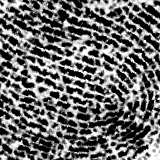
#> input picture f/data/dataset/train_data/00000_36.bmp, 160 x 160 px, given in place of 00000_40.bmp, which was not available
$ python pipline.py   (older library calls are emulated)
#> lines starting #> are read from the running program, lines starting #| are printed output that depends on the picture; after the words box and inside, x2 and y2 are one past the last pixel; in counts of white or black regions, pixels touching at a corner belong together; pictures that were not available may be replaced by others from this repository, and a replacement may not be noted
### f/data/image_procesing.py

import numpy as np
import cv2 as cv
import matplotlib.pyplot as plt
import pandas as pd


def read_image(path):
	x = cv.imread(path,cv.IMREAD_GRAYSCALE)
	return x
def read_image_rgb(path):
#> called with path = './data/dataset/train_data/00000_40.bmp'
	image = cv.imread(path,cv.IMREAD_GRAYSCALE)
#> image is the input picture: shape (160, 160); min 0, max 255, mean 105.3
#| (160, 160)
	#image = cv.resize(image,(96,96),interpolation = cv.INTER_AREA)
	return image

# [12 lines left out: function read_images, not called in this run]
def equalize_historgram(image):
	return cv.equalizeHist(image)
# infor_images = pd.read_csv('data_create_pretrainmodel.csv')
# read_images(infor_images['path'])
def show_image(image, title):
	plt.figure()
	plt.title(title)
	plt.imshow(image)
	plt.show()

'''ig = read_image_rgb('/home/dell/Desktop/f/data/dataset/real_data/00009.bmp')
show_image(ig,'resize')
ig = equalize_historgram(ig)
show_image(ig,'resize')
'''
def rest_point(point):
    b = 0
    x = point[0]
    y = point[1]
    theta = point[2]
    k = math.tan(theta)
    if(theta == pi/2 or theta == 3*pi/2):
      return [x, y + 50]
    elif(theta == 0 or theta == pi):
      return [X+50, y]
    elif(x == 0):
      b = y
    else:
      b = float(y - k*x)
    x1 = x+50
    y1 = round(x1*k+b)
    return [x1, y1]

### f/data/normal_image.py
from math import sqrt
import numpy as np


def normalize_pixel(x, v0, v, m, m0):
    dev_coeff = sqrt((v0 * ((x - m)**2)) / v)
    return m0 + dev_coeff if x > m else m0 - dev_coeff

def normalize(im, m0, v0):
#> called with m0 = 100, v0 = 100
    m = np.mean(im)
#> m = 105.3
    v = np.std(im) ** 2
#> v = 8412.1
    (y, x) = im.shape
    normilize_image = im.copy()
    for i in range(x):
        for j in range(y):
            normilize_image[j, i] = normalize_pixel(im[j, i], v0, v, m, m0)
#> this loop made 160 passes
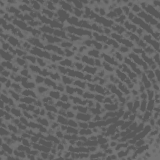
#> normilize_image: shape (160, 160); min 88, max 116, mean 99.5

    return normilize_image

### f/data/segmentation.py
import numpy as np
import cv2 as cv
import math

def normalise(img):
    return (img - np.mean(img))/(np.std(img))


def create_segmented_and_variance_images(im, w, threshold=.3):
    """
    Trả về mặt identifying ROI. Tính độ lệch chuẩn trong từng khối hình ảnh và ngưỡng ROI
    Nó cũng bình thường hóa các giá trị intesity của hình ảnh sao cho các vùng sườn núi có giá trị trung bình bằng 0, đơn vị độ chuẩn
    sai lệch.
    :param im: Image
    :param w: kích cỡ của block
    :param threshold: std ngưỡng
    :return: segmented_image
    """
#> called with w = 16, threshold = 0.4
    (y, x) = im.shape
    threshold = np.std(im)*threshold

    image_variance = np.zeros(im.shape)
    segmented_image = im.copy()
    mask = np.ones_like(im)
    for i in range(0, x, w):
        for j in range(0, y, w):
            box = [i, j, min(i + w, x), min(j + w, y)]
            block_stddev = np.std(im[box[1]:box[3], box[0]:box[2]])
            image_variance[box[1]:box[3], box[0]:box[2]] = block_stddev
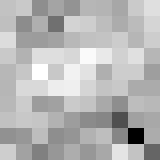
#> image_variance: shape (160, 160) float64; min 5.93, max 11.19, mean 9.69; drawn with min black and max white

    # loc theo nguong threshold
    mask[image_variance < threshold] = 0
    # lam muot anh
    kernel = cv.getStructuringElement(cv.MORPH_ELLIPSE,(w*2, w*2))
    mask = cv.morphologyEx(mask, cv.MORPH_OPEN, kernel)
    mask = cv.morphologyEx(mask, cv.MORPH_CLOSE, kernel)

    # normalize segmented image
    segmented_image *= mask
    im = normalise(im)
    mean_val = np.mean(im[mask==0]) # trung binh diem anh la nhieu
    std_val = np.std(im[mask==0])# tinh do lech chuan
    if  math.isnan(mean_val):
        mean_val = 0
        std_val = 1
    norm_img = (im - mean_val)/(std_val)

    return segmented_image, norm_img, mask

### f/data/orientation.py
import math
import numpy as np
import cv2 as cv


def calculate_angles(im, W):
    """
    :param im:
    :param W: int width of the ridge
    :return: array
    """
#> called with W = 16
    j1 = lambda x, y: 2 * x * y
    j2 = lambda x, y: x ** 2 - y ** 2
    j3 = lambda x, y: x ** 2 + y ** 2

    (y, x) = im.shape

    sobelOperator = [[-1, 0, 1], [-2, 0, 2], [-1, 0, 1]]
    ySobel = np.array(sobelOperator).astype(np.int)
    xSobel = np.transpose(ySobel).astype(np.int)

    result = [[] for i in range(1, y, W)]

    Gx_ = cv.filter2D(im/125,-1, ySobel)*125
    Gy_ = cv.filter2D(im/125,-1, xSobel)*125

    for j in range(1, y, W):
        for i in range(1, x, W):
            nominator = 0
            denominator = 0
            for l in range(j, min(j + W, y - 1)):
                for k in range(i, min(i + W , x - 1)):
                    Gx = round(Gx_[l, k])  # horizontal gradients at l, k
                    Gy = round(Gy_[l, k])  # vertial gradients at l, k
                    nominator += j1(Gx, Gy)
                    denominator += j2(Gx, Gy)

            if nominator or denominator:
                angle = (math.pi + math.atan2(nominator, denominator)) / 2
                orientation = np.pi/2 + math.atan2(nominator,denominator)/2
                result[int((j-1) // W)].append(angle)
            else:
                result[int((j-1) // W)].append(0)

    result = np.array(result)

    return result

def get_line_ends(i, j, W, tang):
    if -1 <= tang and tang <= 1:
        begin = (i, int((-W/2) * tang + j + W/2))
        end = (i + W, int((W/2) * tang + j + W/2))
    else:
        begin = (int(i + W/2 + W/(2 * tang)), j + W//2)
        end = (int(i + W/2 - W/(2 * tang)), j - W//2)
    return (begin, end)

def visualize_angles(im, mask, angles, W):
#> called with angles = array of shape (10, 10), W = 16
    (y, x) = im.shape
    result = cv.cvtColor(np.zeros(im.shape, np.uint8), cv.COLOR_GRAY2RGB)
#> result: shape (160, 160, 3); every value is 0
    mask_threshold = (W-1)**2
    for i in range(1, x, W):
        for j in range(1, y, W):
            radian = np.sum(mask[j - 1:j + W, i-1:i+W])
            if radian > mask_threshold:
                tang = math.tan(angles[(j - 1) // W][(i - 1) // W])
                (begin, end) = get_line_ends(i, j, W, tang)
                cv.line(result, begin, end, color=150)
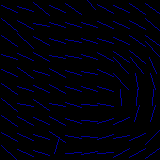
#> result: shape (160, 160, 3); mean B, G, R 9.8, 0, 0
#| (160, 160)

    cv.resize(result, im.shape, result)
    return result

### f/data/frequency.py
import numpy as np
import math
import scipy.ndimage


def frequest(im, orientim, kernel_size, minWaveLength, maxWaveLength):
    """
    """
    rows, cols = np.shape(im)

    cosorient = np.cos(2*orientim) # np.mean(np.cos(2*orientim))
    sinorient = np.sin(2*orientim) # np.mean(np.sin(2*orientim))
    block_orient = math.atan2(sinorient,cosorient)/2

    rotim = scipy.ndimage.rotate(im,block_orient/np.pi*180 + 90,axes=(1,0),reshape = False,order = 3,mode = 'nearest')


    cropsze = int(np.fix(rows/np.sqrt(2)))
    offset = int(np.fix((rows-cropsze)/2))
    rotim = rotim[offset:offset+cropsze][:,offset:offset+cropsze]


    ridge_sum = np.sum(rotim, axis = 0)
    dilation = scipy.ndimage.grey_dilation(ridge_sum, kernel_size, structure=np.ones(kernel_size))
    ridge_noise = np.abs(dilation - ridge_sum); peak_thresh = 2;
    maxpts = (ridge_noise < peak_thresh) & (ridge_sum > np.mean(ridge_sum))
    maxind = np.where(maxpts)
    _, no_of_peaks = np.shape(maxind)

    if(no_of_peaks<2):
        freq_block = np.zeros(im.shape)
    else:
        waveLength = (maxind[0][-1] - maxind[0][0])/(no_of_peaks - 1)
        if waveLength>=minWaveLength and waveLength<=maxWaveLength:
            freq_block = 1/np.double(waveLength) * np.ones(im.shape)
        else:
            freq_block = np.zeros(im.shape)
    return(freq_block)


def ridge_freq(im, mask, orient, block_size, kernel_size, minWaveLength, maxWaveLength):
    # Function to estimate the fingerprint ridge frequency across a
    # fingerprint image.
#> called with orient = array of shape (10, 10), block_size = 16, kernel_size = 5, minWaveLength = 5, maxWaveLength = 15
    rows,cols = im.shape
    freq = np.zeros((rows,cols))

    for row in range(0, rows - block_size, block_size):
        for col in range(0, cols - block_size, block_size):
            image_block = im[row:row + block_size][:, col:col + block_size]
            angle_block = orient[row // block_size][col // block_size]
            if angle_block:
                freq[row:row + block_size][:, col:col + block_size] = frequest(image_block, angle_block, kernel_size,
                                                                               minWaveLength, maxWaveLength)
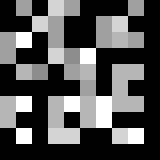
#> freq: shape (160, 160) float64; min 0, max 0.2, mean 0.0649; drawn with min black and max white

    freq = freq*mask
    freq_1d = np.reshape(freq,(1,rows*cols))
    ind = np.where(freq_1d>0)
    ind = np.array(ind)
    ind = ind[1,:]
    non_zero_elems_in_freq = freq_1d[0][ind]
    medianfreq = np.median(non_zero_elems_in_freq) * mask
#> medianfreq: shape (160, 160) float64; every value is 0.143

    return medianfreq

### f/data/gaborfilter.py

import numpy as np
import scipy

def gabor_filter(im, orient, freq, kx=0.65, ky=0.65):
    """
    :param im:
    :param orient:
    :param freq:
    :param kx:
    :param ky:
    :return:
    """
#> called with orient = array of shape (10, 10), kx = 0.65, ky = 0.65

    angleInc = 3
    im = np.double(im)
    rows, cols = im.shape
    return_img = np.zeros((rows,cols))

    # Round the array of frequencies to the nearest 0.01 to reduce the
    # number of distinct frequencies we have to deal with.
    freq_1d = freq.flatten()
    frequency_ind = np.array(np.where(freq_1d>0))
    non_zero_elems_in_freq = freq_1d[frequency_ind]
    non_zero_elems_in_freq = np.double(np.round((non_zero_elems_in_freq*100)))/100
    unfreq = np.unique(non_zero_elems_in_freq)

    # Generate filters corresponding to these distinct frequencies and
    # orientations in 'angleInc' increments.
    sigma_x = 1/unfreq*kx
    sigma_y = 1/unfreq*ky
    block_size = np.round(3*np.max([sigma_x,sigma_y])).astype('int')
    array = np.linspace(-block_size,block_size,(2*block_size + 1))
    x, y = np.meshgrid(array, array)

    # gabor filter equation
    reffilter = np.exp(-(((np.power(x,2))/(sigma_x*sigma_x) + (np.power(y,2))/(sigma_y*sigma_y)))) * np.cos(2*np.pi*unfreq[0]*x)
    filt_rows, filt_cols = reffilter.shape
    gabor_filter = np.array(np.zeros((180//angleInc, filt_rows, filt_cols)))

    # Generate rotated versions of the filter.
    for degree in range(0,180//angleInc):
        rot_filt = scipy.ndimage.rotate(reffilter,-(degree*angleInc + 90),reshape = False)
        gabor_filter[degree] = rot_filt

    # Convert orientation matrix values from radians to an index value that corresponds to round(degrees/angleInc)
    maxorientindex = np.round(180/angleInc)
    orientindex = np.round(orient/np.pi*180/angleInc)
    for i in range(0,rows//16):
        for j in range(0,cols//16):
            if(orientindex[i][j] < 1):
                orientindex[i][j] = orientindex[i][j] + maxorientindex
            if(orientindex[i][j] > maxorientindex):
                orientindex[i][j] = orientindex[i][j] - maxorientindex

    # Find indices of matrix points greater than maxsze from the image boundary
    block_size = int(block_size)
    valid_row, valid_col = np.where(freq>0)
    finalind = \
        np.where((valid_row>block_size) & (valid_row<rows - block_size) & (valid_col>block_size) & (valid_col<cols - block_size))

    for k in range(0, np.shape(finalind)[1]):
        r = valid_row[finalind[0][k]]; c = valid_col[finalind[0][k]]
        img_block = im[r-block_size:r+block_size + 1][:,c-block_size:c+block_size + 1]
        return_img[r][c] = np.sum(img_block * gabor_filter[int(orientindex[r//16][c//16]) - 1])
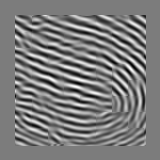
#> return_img: shape (160, 160) float64; min -40.47, max 42.59, mean 0; drawn with min black and max white

    gabor_img = 255 - np.array((return_img < 0)*255).astype(np.uint8)
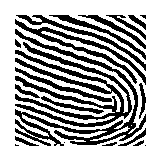
#> gabor_img: shape (160, 160); 65.9% white; 21 black regions (4 under 20 px), largest, box (x1, y1, x2, y2) and area: (15, 42, 132, 127) 2802, (15, 29, 146, 146) 2107, (15, 19, 146, 85) 1047

    return gabor_img

### f/model/thinning.py
import numpy as np
import cv2 as cv
from skimage.morphology import skeletonize as skelt
from skimage.morphology import thin
def skeletonize(image_input):
    """
    :param image_input: 2d array uint8
    :return:
    """
    image = np.zeros_like(image_input)
    image[image_input == 0] = 1.0
    output = np.zeros_like(image_input)
    skeleton = skelt(image)

    output[skeleton] = 255
    cv.bitwise_not(output, output)
#> output: shape (160, 160); 91.4% white; black in thin lines or dots, all inside (x1, y1, x2, y2) = (15, 15, 146, 146)

    return output

### f/model/minunate_detection.py
import numpy as np
import math
import cv2 as cv
from queue import Queue
from math import acos
import math
# hough
#
pi = acos(-1)
def check_border(biniry_image,x,y):
	(x_max,y_max) = biniry_image.shape
	i = x - 1
	count = 0
	while i >= 0:
		if biniry_image[i][y] == 1:
			count += 1
			break
		i -= 1
	i = x + 1
	while i < x_max:
		if biniry_image[i][y] == 1:
			count += 1
			break
		i += 1
	i = y - 1
	while i >= 0:
		if biniry_image[x][i] == 1:
			count += 1
			break
		i -= 1
	i = y + 1
	while i < y_max:
		if biniry_image[x][i] == 1:
			count += 1
			break
		i += 1
	if count == 4:
		return True
	return False
def get_matrix_pad_zeros(matrix):
	(x,y) = matrix.shape
	res = []
	tmp = np.zeros(y+2)
	res.append(tmp)
	for i in range(x):
		tmp = [0]
		for j in range(y):
			tmp.append(matrix[i][j])
		tmp.append(0)
		res.append( np.array(tmp) )
	res.append(np.zeros(y+2))
	return np.array(res)

def get_line_matrix(biniry_image,point,w = 3):
	res_matrix = np.zeros((2*w+1,2*w+1))
	queue = Queue(maxsize = 10000)
	(x,y) = point
	queue.put(point)
	dx = [-1, -1, -1, 0, 1, 1, 1, 0]
	dy = [-1, 0, 1, 1, 1, 0, -1, -1]

	while queue.empty() != True:
		(get_x,get_y) = queue.get()
		res_matrix[get_x - x + w ][get_y - y + w] = 1
		for i in range(8):
			if biniry_image[get_x + dx[i]][get_y + dy[i]] == 1:

				if abs( get_x + dx[i] - x) <= w and abs(get_y + dy[i]-y) <= w  and res_matrix[get_x + dx[i] - x + w ][get_y+dy[i] - y + w]  == 0:
					new_point = (get_x + dx[i],get_y + dy[i])
					queue.put(new_point)
	return res_matrix

def norm_l2(point):
	(x,y) = point
	return math.sqrt(x**2 + y**2)

def scalar_multiplication(point_x , point_y):
	return point_x[0] * point_y[0] + point_x[1] * point_y[1]
def calculation_cos(vector_1, vector_2):
	res = scalar_multiplication(vector_1,vector_2)/(norm_l2(vector_1) * norm_l2(vector_2))
	if res > 1:
		return 1.0
	elif res < -1:
		return -1.0
	else:
		return res

def find_point_of_vetor(matrix, minunatiae_tpye):
	(n,m) = matrix.shape
	if minunatiae_tpye == 0:
		i = 0
		for i in range(m):
			if matrix[0][i] == 1:
				return (0,i)
		for i in range(n):
			if matrix[i][m-1] == 1:
				return (i,m-1)
		for i in range(m):
			if matrix[n-1][i] == 1:
				return (n-1,i)
		for i in range(n):
			if matrix[i][0] == 1:
				return (i,0)
		return None
	else:
		points = []
		matrix_pad_zeros = get_matrix_pad_zeros(matrix)
		i = 0
		while i < m:
			if matrix[0][i] == 1 and check_minunatiae_at(matrix_pad_zeros,1,i+1) == 0:
				points.append( (0,i) )
			i += 1
		i = 1
		while i < n:
			if matrix[i][m-1] == 1 and check_minunatiae_at(matrix_pad_zeros,i+1,m) == 0:
				points.append(  (i,m-1) )
			i += 1
		i = m - 2
		while i >  -1:
			if matrix[n-1][i] == 1 and check_minunatiae_at(matrix_pad_zeros,n,i+1) == 0:
				points.append(  (n-1,i) )
			i -= 1
		i = n - 2
		while i >  0:
			if matrix[i][0] == 1 and check_minunatiae_at(matrix_pad_zeros,i+1,1) == 0:
				points.append( (i,0) )
			i -= 1
		# print(str(n) + ' ' + str(m))
		centroi = (n//2,m//2)
		min_theta = pi
		res_point = None
		vector_1 = ( points[0][0] - centroi[0], points[0][1] - centroi[1] )
		vector_2 = ( points[1][0] - centroi[0], points[1][1] - centroi[1] )

		tmp_theta = acos(calculation_cos(vector_1, vector_2))
		if tmp_theta < min_theta:
			res_point = points[2]
			min_theta = tmp_theta

		# print(matrix)
		vector_1 = ( points[1][0] - centroi[0], points[1][1] - centroi[1] )
		vector_2 = ( points[2][0] - centroi[0], points[2][1] - centroi[1] )
		# print(points[0])
		# print(points[1])
		# print(points[2])
		tmp_theta = acos(calculation_cos(vector_1, vector_2))
		if tmp_theta < min_theta:
			res_point = points[0]
			min_theta = tmp_theta


		vector_1 = ( points[2][0] - centroi[0], points[2][1] - centroi[1] )
		vector_2 = ( points[0][0] - centroi[0], points[0][1] - centroi[1] )
		tmp_theta = acos(calculation_cos(vector_1, vector_2))
		if tmp_theta < min_theta:
			res_point = points[0]
			min_theta = tmp_theta

		return res_point


def get_orient(point, minunatiae_tpye, matrix,oriention):

	point_two = find_point_of_vetor(matrix,minunatiae_tpye)
	if  point_two == None:
		print('loi tim diem thu 2')
		return None
	(y,x) = point

	(x_centroi,y_centroi) = matrix.shape
	x_centroi = x_centroi // 2
	y_centroi = y_centroi // 2
	# print(' ass '+  str (point_two ))
	vector_1 = (0,1)
	vector_2 = (x_centroi - point_two[0], y_centroi - point_two[1])
	# print(vector_2)

	theta = acos(calculation_cos(vector_1, vector_2))
	# print(theta)
	if vector_2[0] >= 0:
		# print(vector_2[0])
		if vector_2[0] == 0:
			if vector_2[1] < 0:
				return pi
			else:
				return 0.0
		else:
			return 2*pi - theta
	else:
		return theta

def check_minunatiae_point(biniry_image,x,y, w = 9):

	(x_max,y_max) = biniry_image.shape
	if x - w < 0 or x + w >= x_max or y - w < 0 or y + w >= y_max:
		return False
	if check_border(biniry_image,x,y) == False:
		return False
	count = 0
	for i in range (-w,w+1):
		for j in range( -w, w+1):
			if i**2 + j** 2 <= 36:
				if check_minunatiae_at(biniry_image, x+ i,y+j) != -1:
					count += 1
	if count > 1:
		return False

	return True

def check_minunatiae_at(biniry_image,x,y):

	# [6 lines of commented-out code are left out]
	dx = [-1, -1, -1, 0, 1, 1, 1, 0, -1]
	dy = [-1, 0, 1, 1, 1, 0, -1, -1,-1]
	if biniry_image[x][y] == 1:
		sum_number = 0
		for k in range(0,8):
			sum_number += abs(biniry_image[ x + dx[k] ][ y + dy[k]] - biniry_image[ x + dx[k+1]][ y + dy[k+1]]  )
		if sum_number//2 == 1:
			return 0
		if sum_number//2 == 3:
			return 1
	return -1

def get_minunatiaes_point(im,oriention):
	biniry_image = np.zeros_like(im)
	biniry_image[im<10] = 1.0
	biniry_image = biniry_image.astype(np.int8)
	result = []
	i_max, j_max = biniry_image.shape
	result_im = cv.cvtColor(im, cv.COLOR_GRAY2RGB)
	for i in range(2,i_max-1):
		for j in range(2,j_max-1):
			if biniry_image[i][j] == 1:
				minunatiae_tpye = check_minunatiae_at(biniry_image,i,j)
				if minunatiae_tpye != -1 and check_minunatiae_point(biniry_image.copy(),i,j) == True:
					# [6 lines of commented-out code are left out]
					matrix = get_line_matrix(biniry_image,(i,j))
					result.append((minunatiae_tpye,(i,j), get_orient((i,j), minunatiae_tpye, matrix, oriention )  ) )
					if minunatiae_tpye == 0:
						cv.circle(result_im, (j,i), radius=2, color=(0, 150, 0), thickness=2)
					else:
						cv.circle(result_im, (j,i), radius=2, color=(150, 0, 0), thickness=2)
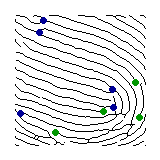
#> result_im: shape (160, 160, 3); mean B, G, R 231.4, 231.2, 230.3

	return result,result_im

### f/pipline.py

from model import *
from data import *
import json
import re
import os

# tìm minuntiae cho 1 ảnh
def main1(path):
	w = 16
	image = read_image_rgb(path)
	print(image.shape)
	show_image(image,'image')
	image = normalize(image,m0 = float(100), v0 = float(100))
	image_segment,norm_img,mask = create_segmented_and_variance_images(image, w = w, threshold=.4)
	image_oriented = calculate_angles(image_segment,w)
	show_image(visualize_angles(image, mask, image_oriented, W = w),'huong')
	print(image.shape)
	freq = ridge_freq(norm_img, mask, image_oriented, w, kernel_size = 5, minWaveLength = 5, maxWaveLength = 15)
	gabor_img = gabor_filter(norm_img, image_oriented, freq)
	show_image(gabor_img,'gabor')
	image_thinning = skeletonize(gabor_img)
	show_image(image_thinning,'image thining')
	list_point_minunate,result_im = get_minunatiaes_point(image_thinning,image_oriented)
	for i  in list_point_minunate:
		point1 = [i[1][0], i[1][1], i[2]]
		point2 = rest_point(point1)
		cv.line(result_im, (point1[1], point1[0]), (point2[1], point2[0]), (255,255,0), 1)
#> this loop made 1 pass
#> i on pass 1: (1, (20, 43), 5.3)
	show_image(result_im,'dd')
	result = []
	for i in list_point_minunate:
		result.append([i[0], i[1][0], i[1][1], i[2]])
	return result

# tìm minuntiae cho toàn bộ data
# [23 lines left out: function main, not called in this run]

list_obj = []
# [96 lines of commented-out code are left out]

# [16 lines left out: functions search_image, search_matching, not called in this run]

# [128 lines of commented-out code are left out]

#> (the run stopped early here; a loop or call above may not have finished)

$ run again, on f/data/dataset/train_data/00002_73.bmp
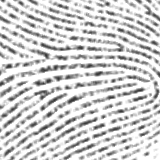
#> input picture f/data/dataset/train_data/00002_73.bmp, 160 x 160 px, given in place of 00000_40.bmp, which was not available
#> in read_image_rgb, image is the input picture: shape (160, 160); min 54, max 255, mean 209
#| (160, 160)
#> m = 209
#> v = 2714.9
#> the loop in normalize, `for i in range(x):` made 160 passes
#> mask: shape (160, 160); every value is 1
#> after the loop in visualize_angles, `for i in range(1, x, W):`:
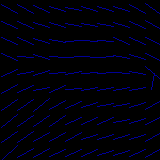
#> result: shape (160, 160, 3); mean B, G, R 9.8, 0, 0
#| (160, 160)
#> medianfreq: shape (160, 160) float64; every value is 0.167
#> gabor_img: shape (160, 160); 65.9% white; 28 black regions (2 under 20 px), largest, box (x1, y1, x2, y2) and area: (12, 14, 149, 59) 944, (12, 75, 149, 122) 719, (12, 63, 149, 80) 564
#> output: shape (160, 160); 91% white; black in thin lines or dots, all inside (x1, y1, x2, y2) = (12, 12, 149, 149)
#> after the loop in get_minunatiaes_point, `for i in range(2,i_max-1):`:
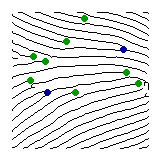
#> result_im: shape (160, 160, 3); mean B, G, R 229.3, 230.6, 228.9
#> the loop in main1, `for i  in list_point_minunate:` made 1 pass
#> i on pass 1: (0, (18, 84), 0)

$ run again, on f/data/dataset/train_data/00003_72.bmp
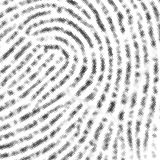
#> input picture f/data/dataset/train_data/00003_72.bmp, 160 x 160 px, given in place of 00000_40.bmp, which was not available
#> in read_image_rgb, image is the input picture: shape (160, 160); min 53, max 255, mean 214.4
#| (160, 160)
#> m = 214.4
#> v = 2277.5
#> the loop in normalize, `for i in range(x):` made 160 passes
#> mask: shape (160, 160); every value is 1
#> after the loop in visualize_angles, `for i in range(1, x, W):`:
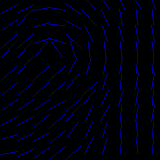
#> result: shape (160, 160, 3); mean B, G, R 9.7, 0, 0
#| (160, 160)
#> medianfreq: shape (160, 160) float64; every value is 0.125
#> gabor_img: shape (160, 160); 69.1% white; 17 black regions (3 under 20 px), largest, box (x1, y1, x2, y2) and area: (17, 18, 96, 144) 1269, (17, 45, 70, 114) 1037, (88, 17, 122, 144) 782
#> output: shape (160, 160); 93.5% white; black in thin lines or dots, all inside (x1, y1, x2, y2) = (17, 17, 144, 144)
#> after the loop in get_minunatiaes_point, `for i in range(2,i_max-1):`:
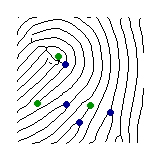
#> result_im: shape (160, 160, 3); mean B, G, R 237.3, 237.1, 236.4
#> the loop in main1, `for i  in list_point_minunate:` made 1 pass
#> i on pass 1: (0, (56, 58), 1.89)
